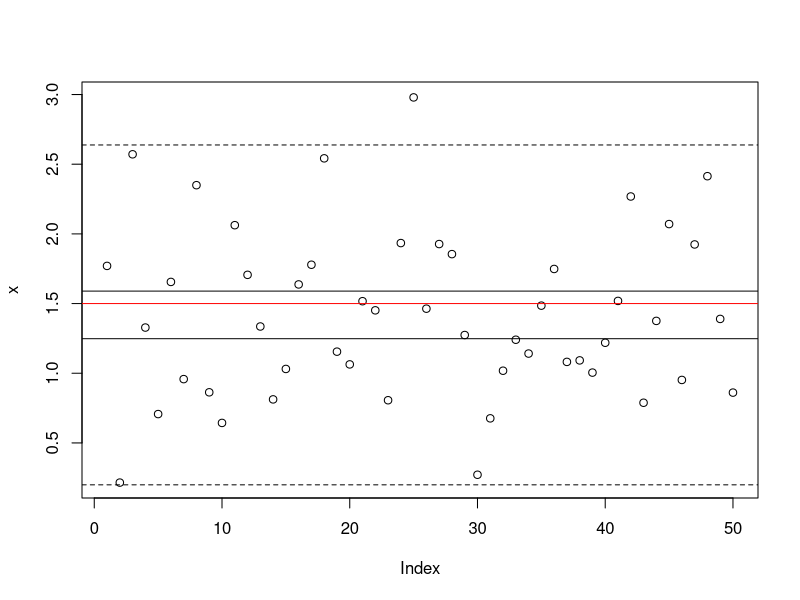

This chart was generated by the following R code: (Note: this script raises an error after producing the figure.)
## ---- chunk 1
x <- rnorm(50, mean = 1.5, sd = 0.6)
m <- lm(x ~ 1)
## ---- chunk 2
conf <- predict(m, se.fit = TRUE, interval = "confidence")
pred <- predict(m, se.fit = TRUE, interval = "prediction")
## ---- chunk 3
plot(x)
abline(h = 1.5, col = "red")
abline(h = c(conf$fit[1, "lwr"], conf$fit[1, "upr"]))
abline(h = c(pred$fit[1, "lwr"], pred$fit[1, "upr"]), lty = 2)
## ---- chunk 4
sim_intervals <- function(n = 20, mean = 2, sd = 1) {
  x <- rnorm(n = n, mean = mean, sd = sd)
  m <- lm(x ~ 1)
  conf <- as.data.frame(t(predict(m, se.fit = TRUE, interval = "confidence")$fit[1, ]))
  pred <- as.data.frame(t(predict(m, se.fit = TRUE, interval = "prediction")$fit[1, ]))
  names(conf) <- paste0("conf_", names(conf))
  names(pred) <- paste0("pred_", names(pred))
  data.frame(sample = seq_along(x), x, mean, sd, conf, pred)
}
## ---- chunk 5
plot_intervals <- function(dat) {
  library("ggplot2")
  ggplot(dat, aes(sample, x)) + geom_point(cex = 1.1) + facet_wrap(~id) +
  geom_hline(aes(yintercept = mean), colour = "red", lwd = 1) +
  geom_hline(aes(yintercept = c(conf_lwr, conf_upr))) +
  geom_hline(aes(yintercept = c(pred_lwr, pred_upr)), colour = "grey80") +
  theme_bw() +
  theme(panel.grid.major = element_blank(),
    panel.grid.minor = element_blank(),
    panel.background = element_blank(),
    strip.background = element_blank())
}
## ---- chunk 6
set.seed(1)
out_n20 <- plyr::ldply(setNames(seq_len(20), seq_len(20)), function(i) sim_intervals(n = 20, mean = 2, sd = 0.5), .id = "id")
## ---- chunk 7
set.seed(1)
out_n100 <- plyr::ldply(setNames(seq_len(20), seq_len(20)), function(i) sim_intervals(n = 100, mean = 2, sd = 0.5), .id = "id")
## ---- chunk 8
plot_intervals(out_n20)
## ---- chunk 9
plot_intervals(out_n100)
